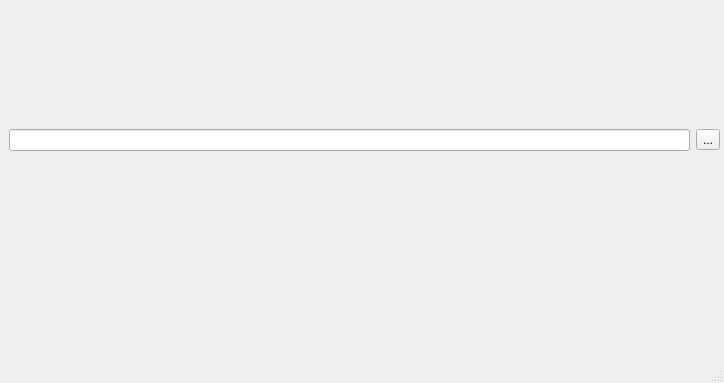
<?xml version="1.0" encoding="UTF-8"?>
<ui version="4.0">
 <class>MainWindow</class>
 <widget class="QMainWindow" name="MainWindow">
  <property name="geometry">
   <rect>
    <x>0</x>
    <y>0</y>
    <width>724</width>
    <height>383</height>
   </rect>
  </property>
  <property name="windowTitle">
   <string>MainWindow</string>
  </property>
  <widget class="QWidget" name="centralwidget">
   <widget class="QWidget" name="horizontalLayoutWidget">
    <property name="geometry">
     <rect>
      <x>9</x>
      <y>100</y>
      <width>711</width>
      <height>80</height>
     </rect>
    </property>
    <layout class="QHBoxLayout" name="horizontalLayout">
     <item>
      <widget class="QLineEdit" name="lineEdit_File"/>
     </item>
     <item>
      <widget class="QToolButton" name="toolButton_File">
       <property name="text">
        <string>...</string>
       </property>
      </widget>
     </item>
    </layout>
   </widget>
  </widget>
  <widget class="QMenuBar" name="menubar">
   <property name="geometry">
    <rect>
     <x>0</x>
     <y>0</y>
     <width>724</width>
     <height>23</height>
    </rect>
   </property>
  </widget>
  <widget class="QStatusBar" name="statusbar"/>
 </widget>
 <resources/>
 <connections/>
</ui>
